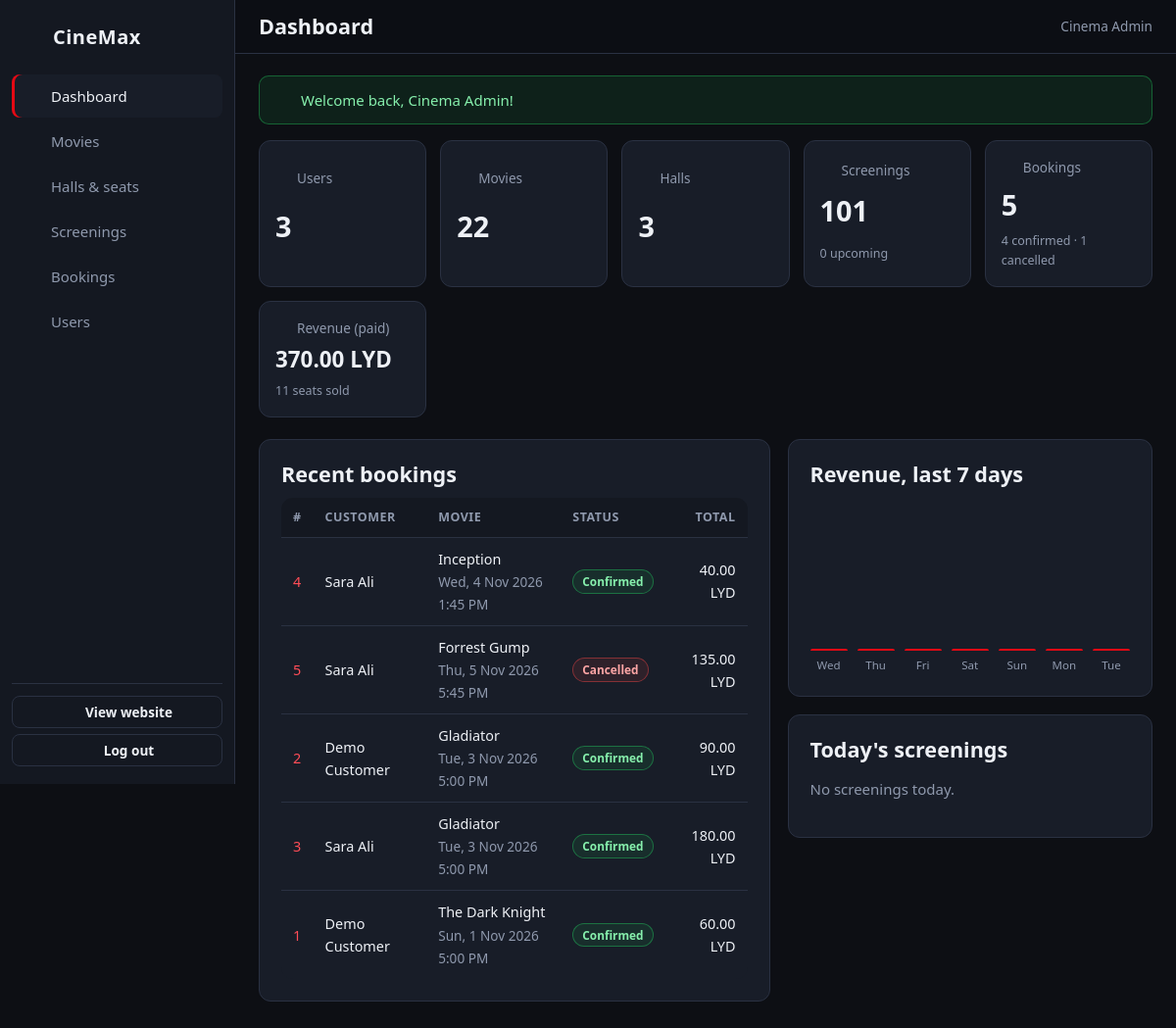
The page /admin (signed in) on the database its author committed.
### tables this page shows
CREATE TABLE users (
  user_id     INT AUTO_INCREMENT PRIMARY KEY,
  full_name   VARCHAR(100) NOT NULL,
  email       VARCHAR(150) NOT NULL UNIQUE,
  phone       VARCHAR(20)  NOT NULL,
  password    VARCHAR(255) NOT NULL,
  role        ENUM('Customer','Admin') NOT NULL DEFAULT 'Customer',
  created_at  DATETIME NOT NULL DEFAULT CURRENT_TIMESTAMP
);

CREATE TABLE bookings (
  booking_id      INT AUTO_INCREMENT PRIMARY KEY,
  user_id         INT NOT NULL,
  showtime_id     INT NOT NULL,
  booking_date    DATETIME NOT NULL DEFAULT CURRENT_TIMESTAMP,
  total_amount    DECIMAL(10,2) NOT NULL,
  status          ENUM('Pending','Confirmed','Cancelled') NOT NULL DEFAULT 'Pending',
  payment_status  ENUM('Unpaid','Paid','Refunded') NOT NULL DEFAULT 'Unpaid',
  FOREIGN KEY (user_id)     REFERENCES users(user_id)         ON DELETE CASCADE,
  FOREIGN KEY (showtime_id) REFERENCES showtimes(showtime_id) ON DELETE RESTRICT
);

CREATE TABLE movies (
  movie_id     INT AUTO_INCREMENT PRIMARY KEY,
  title        VARCHAR(150) NOT NULL,
  original_title VARCHAR(150) NULL,
  language     VARCHAR(50) NOT NULL DEFAULT 'English',
  description  TEXT NOT NULL,
  duration     INT NOT NULL,
  release_date DATE NOT NULL,
  director     VARCHAR(100) NOT NULL,
  starring     VARCHAR(255) NULL,
  rating       DECIMAL(3,1) NOT NULL DEFAULT 0,
  poster       VARCHAR(255) NULL,
  status       ENUM('Now Showing','Coming Soon','Ended') NOT NULL DEFAULT 'Coming Soon',
  INDEX (status), INDEX (title)
);

CREATE TABLE showtimes (
  showtime_id   INT AUTO_INCREMENT PRIMARY KEY,
  movie_id      INT NOT NULL,
  hall_id       INT NOT NULL,
  show_date     DATE NOT NULL,
  start_time    TIME NOT NULL,
  end_time      TIME NOT NULL,
  ticket_price  DECIMAL(8,2) NOT NULL,
  INDEX (show_date),
  FOREIGN KEY (movie_id) REFERENCES movies(movie_id) ON DELETE RESTRICT,
  FOREIGN KEY (hall_id)  REFERENCES halls(hall_id)  ON DELETE RESTRICT
);

### app/Views/admin/dashboard.php (the view)
<?php $max = max(1, max(array_column($revenue, 'amount'))); ?>
<div class="stat-grid">
    <a class="stat" href="<?= url('/admin/users') ?>"><span class="stat-label"><?= icon('users', 16) ?> Users</span><span class="stat-value"><?= (int) $counts['users'] ?></span></a>
    <a class="stat" href="<?= url('/admin/movies') ?>"><span class="stat-label"><?= icon('film', 16) ?> Movies</span><span class="stat-value"><?= (int) $counts['movies'] ?></span></a>
    <a class="stat" href="<?= url('/admin/halls') ?>"><span class="stat-label"><?= icon('door', 16) ?> Halls</span><span class="stat-value"><?= (int) $counts['halls'] ?></span></a>
    <a class="stat" href="<?= url('/admin/showtimes') ?>"><span class="stat-label"><?= icon('calendar', 16) ?> Screenings</span><span class="stat-value"><?= (int) $counts['showtimes'] ?></span><span class="stat-sub"><?= (int) $counts['upcoming'] ?> upcoming</span></a>
    <a class="stat" href="<?= url('/admin/bookings') ?>"><span class="stat-label"><?= icon('ticket', 16) ?> Bookings</span><span class="stat-value"><?= (int) $stats['total'] ?></span><span class="stat-sub"><?= (int) $stats['confirmed'] ?> confirmed · <?= (int) $stats['cancelled'] ?> cancelled</span></a>
    <div class="stat"><span class="stat-label"><?= icon('card', 16) ?> Revenue (paid)</span><span class="stat-value" style="font-size:1.4rem"><?= e(money($stats['revenue'])) ?></span><span class="stat-sub"><?= (int) $stats['tickets'] ?> seats sold</span></div>
</div>
<div class="dash-grid">
    <div class="card">
        <h2>Recent bookings</h2>
        <?php if ($recent): ?>
        <div class="table-wrap" style="border:0">
            <table class="table">
                <thead><tr><th>#</th><th>Customer</th><th>Movie</th><th>Status</th><th class="num">Total</th></tr></thead>
                <tbody>
                <?php foreach ($recent as $b): ?>
                    <tr>
                        <td><a href="<?= url('/admin/bookings/' . (int) $b['booking_id']) ?>"><?= (int) $b['booking_id'] ?></a></td>
                        <td><?= e($b['full_name']) ?></td>
                        <td><?= e($b['title']) ?><br><span class="muted small"><?= e(fmt_date($b['show_date'])) ?> <?= e(fmt_time($b['start_time'])) ?></span></td>
                        <td><?= status_badge($b['status']) ?></td>
                        <td class="num"><?= e(money($b['total_amount'])) ?></td>
                    </tr>
                <?php endforeach; ?>
                </tbody>
            </table>
        </div>
        <?php else: ?><p class="muted">No bookings yet.</p><?php endif; ?>
    </div>
    <div style="display:grid;gap:18px;align-content:start">
        <div class="card">
            <h2>Revenue, last 7 days</h2>
            <div class="bar-chart">
                <?php foreach ($revenue as $r): ?>
                    <div class="bar-col" data-tip="<?= e(date('D j M', strtotime($r['date'])) . ': ' . money($r['amount'])) ?>">
                        <div class="bar" style="height:<?= round($r['amount'] / $max * 100) ?>%"></div>
                        <small><?= date('D', strtotime($r['date'])) ?></small>
                    </div>
                <?php endforeach; ?>
            </div>
        </div>
        <div class="card">
            <h2>Today's screenings</h2>
            <?php if ($today): ?>
                <table class="table">
                    <?php foreach ($today as $s): ?>
                        <tr>
                            <td><?= e(fmt_time($s['start_time'])) ?></td>
                            <td><?= e($s['title']) ?><br><span class="muted small"><?= e($s['hall_name']) ?></span></td>
                            <td class="num" data-tip="Seats booked / capacity"><?= (int) $s['booked_count'] ?>/<?= (int) $s['capacity'] ?></td>
                        </tr>
                    <?php endforeach; ?>
                </table>
            <?php else: ?><p class="muted">No screenings today.</p><?php endif; ?>
        </div>
    </div>
</div>

### app/Core/helpers.php (shortened to what the rows shown need)
<?php
function config(string $key)
{
    static $cfg = null;
    $cfg ??= require ROOT . '/config/config.php';
    $value = $cfg;
    foreach (explode('.', $key) as $part) {
        $value = $value[$part] ?? null;
    }
    return $value;
}
function e($value): string
{
    return htmlspecialchars((string) $value, ENT_QUOTES | ENT_SUBSTITUTE, 'UTF-8');
}
function base_path(): string
{
    static $base = null;
    if ($base === null) {
        $base = rtrim(str_replace('\\', '/', dirname($_SERVER['SCRIPT_NAME'] ?? '/')), '/');
    }
    return $base;
}
function url(string $path = '/', array $query = []): string
{
    $u = base_path() . '/' . ltrim($path, '/');
    return $query ? $u . '?' . http_build_query($query) : $u;
}
function asset(string $path): string
{
    $file = ROOT . '/public/' . ltrim($path, '/');
    $v = is_file($file) ? '?v=' . filemtime($file) : '';
    return url($path) . $v;
}
function money($amount): string
{
    return number_format((float) $amount, 2) . ' ' . config('app.currency');
}
function fmt_date(string $date): string
{
    return date('D, j M Y', strtotime($date));
}
function fmt_time(string $time): string
{
    return date('g:i A', strtotime($time));
}
function is_active(string $prefix): string
{
    $path = substr(parse_url($_SERVER['REQUEST_URI'] ?? '/', PHP_URL_PATH), strlen(base_path())) ?: '/';
    return str_starts_with($path, $prefix) ? 'active' : '';
}
function icon(string $name, int $size = 18): string
{
    return '<svg class="icon" width="' . $size . '" height="' . $size . '" viewBox="0 0 24 24" fill="none" stroke="currentColor" stroke-width="2" stroke-linecap="round" stroke-linejoin="round" aria-hidden="true">'
        . ($paths[$name] ?? '') . '</svg>';
}
function status_badge(string $status): string
{
    $map = [
        'Confirmed' => 'green', 'Paid' => 'green', 'Now Showing' => 'green',
        'Pending' => 'amber', 'Unpaid' => 'amber', 'Coming Soon' => 'blue',
        'Cancelled' => 'red', 'Refunded' => 'grey', 'Ended' => 'grey', 'Admin' => 'purple', 'Customer' => 'grey',
    ];
    return '<span class="badge badge-' . ($map[$status] ?? 'grey') . '">' . e($status) . '</span>';
}

### app/Core/Router.php (shortened to what the rows shown need)
<?php
class Router
{
    private array $routes = [];
    private function add(string $method, string $path, array $action, array $middleware): void
    {
        $this->routes[] = compact('method', 'regex', 'action', 'middleware');
    }
    public function dispatch(string $method, string $path): void
    {
        $path = rtrim($path, '/') ?: '/';
        foreach ($this->routes as $route) {
            if (!preg_match($route['regex'], $path, $m)) {
                continue;
            }
            foreach ($route['middleware'] as $mw) {
                if ($mw === 'auth') {
                    Auth::requireLogin();
                } elseif ($mw === 'admin') {
                    Auth::requireAdmin();
                } elseif ($mw === 'guest' && Auth::check()) {
                    redirect('/');
                }
            }
            [$class, $fn] = $route['action'];
            $args = array_map('intval', array_slice($m, 1));
            (new $class())->$fn(...$args);
            return;
        }
    }
}

### app/Views/layouts/admin.php (shortened to what the rows shown need)
<?php use App\Core\Auth; use App\Core\Csrf; $user = Auth::user(); ?>
<!DOCTYPE html>
<html lang="en">
<head>
    <link rel="stylesheet" href="<?= asset('assets/css/style.css') ?>">
</head>
<body class="admin-body">
<aside class="admin-side" id="admin-side">
    <a class="logo" href="<?= url('/admin') ?>"><?= icon('film', 24) ?> <span><?= e(config('app.name')) ?></span></a>
    <nav>
        <a class="<?= is_active('/admin') && !preg_match('#/admin/.#', $_SERVER['REQUEST_URI']) ? 'active' : '' ?>" href="<?= url('/admin') ?>"><?= icon('chart') ?> Dashboard</a>
        <a class="<?= is_active('/admin/movies') ?>" href="<?= url('/admin/movies') ?>"><?= icon('film') ?> Movies</a>
        <a class="<?= is_active('/admin/halls') ?>" href="<?= url('/admin/halls') ?>"><?= icon('door') ?> Halls &amp; seats</a>
        <a class="<?= is_active('/admin/showtimes') ?>" href="<?= url('/admin/showtimes') ?>"><?= icon('calendar') ?> Screenings</a>
        <a class="<?= is_active('/admin/bookings') ?>" href="<?= url('/admin/bookings') ?>"><?= icon('ticket') ?> Bookings</a>
        <a class="<?= is_active('/admin/users') ?>" href="<?= url('/admin/users') ?>"><?= icon('users') ?> Users</a>
    </nav>
    <div class="side-foot">
        <a class="btn btn-ghost btn-sm" href="<?= url('/') ?>"><?= icon('home', 16) ?> View website</a>
        <form method="post" action="<?= url('/logout') ?>">
            <button class="btn btn-ghost btn-sm btn-block" type="submit"><?= icon('logout', 16) ?> Log out</button>
        </form>
    </div>
</aside>
<div class="admin-main">
    <header class="admin-top">
        <div style="display:flex;align-items:center;gap:10px">
            <h1><?= e($pageTitle ?? 'Admin') ?></h1>
        </div>
        <span class="muted small"><?= icon('user', 16) ?> <?= e($user['full_name']) ?></span>
    </header>
    <div class="admin-content">
        <?php require ROOT . '/app/Views/partials/flash.php'; ?>
        <?= $content ?>
    </div>
</div>
</body>
</html>

### rows shown on the page
users: full_name "Cinema Admin"
bookings: booking_id "4", user.full_name "Sara Ali", movies.title "Inception", showtime.show_date "Wed, 4 Nov 2026", showtime.start_time "1:45 PM", status "Confirmed", total_amount "40.00 LYD"
bookings: booking_id "5", user.full_name "Sara Ali", movies.title "Forrest Gump", showtime.show_date "Thu, 5 Nov 2026", showtime.start_time "5:45 PM", status "Cancelled", total_amount "135.00 LYD"
bookings: booking_id "2", user.full_name "Demo Customer", movies.title "Gladiator", showtime.show_date "Tue, 3 Nov 2026", showtime.start_time "5:00 PM", status "Confirmed", total_amount "90.00 LYD"
bookings: booking_id "3", user.full_name "Sara Ali", movies.title "Gladiator", showtime.show_date "Tue, 3 Nov 2026", showtime.start_time "5:00 PM", status "Confirmed", total_amount "180.00 LYD"
bookings: booking_id "1", user.full_name "Demo Customer", movies.title "The Dark Knight", showtime.show_date "Sun, 1 Nov 2026", showtime.start_time "5:00 PM", status "Confirmed", total_amount "60.00 LYD"

### other values the page prints
$counts['movies'] "22"
$counts['showtimes'] "101"
$counts['upcoming'] "0"
$stats['total'] "5"
$stats['confirmed'] "4"
$stats['cancelled'] "1"
money($stats['revenue']) "370.00 LYD"
$stats['tickets'] "11"
date('D', strtotime($r['date'])) "Wed"
date('D', strtotime($r['date'])) "Thu"
date('D', strtotime($r['date'])) "Fri"
date('D', strtotime($r['date'])) "Sat"
date('D', strtotime($r['date'])) "Sun"
date('D', strtotime($r['date'])) "Mon"
date('D', strtotime($r['date'])) "Tue"
